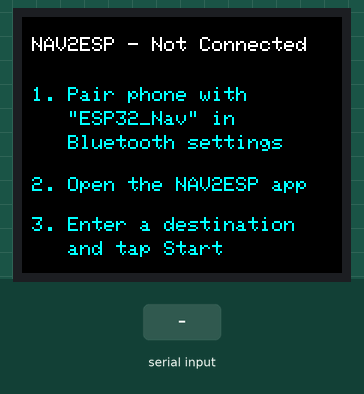
Recording of a program running on a simulated ESP32. On the bench: 160×128 colour display. The test bench sets the inputs (shaded band). Nothing arrives over Bluetooth unless stated; what the program prints to the serial monitor is not drawn.

Above: at 1.3 s.
1.4 s: "1\n" received over the second serial link
At 1.9 s:
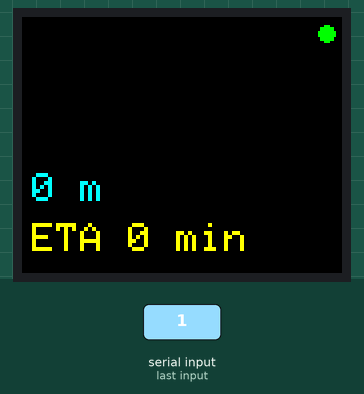
Timing chart, 0 to 4.4 s (numbered marks = the images above; inputs shaded):
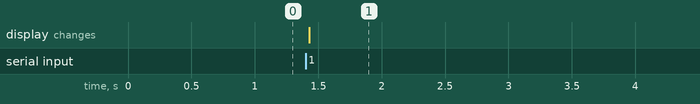

The program:

main.cpp
```cpp
/*
 * NAV2ESP — receives newline-terminated JSON nav payloads over classic
 * Bluetooth SPP and renders turn-by-turn info on a 1.8" ST7735 TFT (128x160).
 *
 * Wiring (see README):
 *   LED -> 3V3   SCK -> GPIO18   SDA -> GPIO23   A0 -> GPIO2
 *   RESET -> GPIO4   CS -> GPIO5   GND -> GND   VCC -> 3V3
 */

#include <Arduino.h>
#include "BluetoothSerial.h"
#include <ArduinoJson.h>
#include <Adafruit_GFX.h>
#include <Adafruit_ST7735.h>
#include <SPI.h>

// --- Pin definitions ---
#define TFT_CS   5
#define TFT_RST  4
#define TFT_DC   2

// Forward declarations.
void parseNavPayload(const String& json);
void updateDisplay();
void showConnectInstructions();
void drawConnectionIndicator();

Adafruit_ST7735 tft = Adafruit_ST7735(TFT_CS, TFT_DC, TFT_RST);
BluetoothSerial SerialBT;

String lineBuffer = "";

// Latest parsed nav values.
String currentTurn = "";
String currentRoad = "";
int currentDistM = 0;
int currentEtaMin = 0;
bool currentOffRoute = false;

// Last-drawn values, to avoid redundant redraws.
String lastDrawnTurn = "";
String lastDrawnRoad = "";
int lastDrawnDistM = -1;
int lastDrawnEtaMin = -1;
bool lastDrawnOffRoute = false;

// Connection state tracking.
bool wasConnected = false;
bool everReceivedData = false;
bool showingConnectScreen = true;
unsigned long lastIndicatorDraw = 0;
bool navScreenInitialized = false;

void setup() {
  Serial.begin(115200);

  SerialBT.begin("ESP32_Nav");
  Serial.println("Bluetooth SPP started.");

  tft.initR(INITR_BLACKTAB);
  tft.setRotation(1);
  tft.fillScreen(ST77XX_BLACK);

  showConnectInstructions();
}

void loop() {
  bool isConnected = SerialBT.hasClient();

  // Connection state just changed.
  if (isConnected != wasConnected) {
    if (isConnected) {
      Serial.println("Client connected.");
      // Don't clear the screen yet — wait for real data so we don't flash
      // an empty nav layout before the first payload arrives.
    } else {
      Serial.println("Client disconnected.");
      everReceivedData = false;
      lineBuffer = "";
      showConnectInstructions();
    }
    wasConnected = isConnected;
  }

  while (SerialBT.available()) {
    char c = SerialBT.read();
    if (c == '\n') {
      parseNavPayload(lineBuffer);
      lineBuffer = "";
    } else if (c != '\r') {
      lineBuffer += c;
    }
  }

  // Refresh the small connection-status dot periodically, independent of
  // nav data arriving — this is what lets the user see a drop even if the
  // phone never sends another "off" payload to make it obvious.
  if (everReceivedData && millis() - lastIndicatorDraw > 500) {
    drawConnectionIndicator();
    lastIndicatorDraw = millis();
  }
}

void showConnectInstructions() {
  showingConnectScreen = true;
  navScreenInitialized = false;  // force a full clear next time nav data arrives
  tft.fillScreen(ST77XX_BLACK);
  tft.setTextColor(ST77XX_WHITE);
  tft.setTextSize(1);

  tft.setCursor(5, 10);
  tft.print("NAV2ESP - Not Connected");

  tft.setTextColor(ST77XX_CYAN);
  tft.setCursor(5, 35);
  tft.print("1. Pair phone with");
  tft.setCursor(5, 47);
  tft.print("   \"ESP32_Nav\" in");
  tft.setCursor(5, 59);
  tft.print("   Bluetooth settings");

  tft.setCursor(5, 80);
  tft.print("2. Open the NAV2ESP app");

  tft.setCursor(5, 100);
  tft.print("3. Enter a destination");
  tft.setCursor(5, 112);
  tft.print("   and tap Start");

  tft.setTextColor(ST77XX_YELLOW);
  tft.setCursor(5, 140);
  tft.print(SerialBT.hasClient() ? "Bluetooth: connected" : "Bluetooth: waiting...");
}

void parseNavPayload(const String& json) {
  JsonDocument doc;
  DeserializationError err = deserializeJson(doc, json);

  if (err) {
    Serial.print("JSON parse failed: ");
    Serial.println(err.c_str());
    return;
  }

  currentTurn = doc["turn"] | "";
  currentRoad = doc["road"] | "";
  currentDistM = doc["dist"] | 0;
  currentEtaMin = doc["eta"] | 0;
  currentOffRoute = doc["off"] | false;

  everReceivedData = true;
  showingConnectScreen = false;

  updateDisplay();
}

void updateDisplay() {
  if (!navScreenInitialized) {
    tft.fillScreen(ST77XX_BLACK);
    lastDrawnTurn = "";
    lastDrawnRoad = "";
    lastDrawnDistM = -1;
    lastDrawnEtaMin = -1;
    lastDrawnOffRoute = false;
    navScreenInitialized = true;
  }

  if (currentTurn != lastDrawnTurn) {
    tft.fillRect(0, 0, tft.width(), 40, ST77XX_BLACK);
    tft.setTextSize(3);
    tft.setTextColor(currentOffRoute ? ST77XX_RED : ST77XX_GREEN);
    tft.setCursor(10, 8);
    tft.print(currentTurn);
    lastDrawnTurn = currentTurn;
  }

  if (currentRoad != lastDrawnRoad) {
    tft.fillRect(0, 45, tft.width(), 20, ST77XX_BLACK);
    tft.setTextSize(2);
    tft.setTextColor(ST77XX_WHITE);
    tft.setCursor(5, 48);
    tft.print(currentRoad);
    lastDrawnRoad = currentRoad;
  }

  if (currentDistM != lastDrawnDistM) {
    tft.fillRect(0, 75, tft.width(), 20, ST77XX_BLACK);
    tft.setTextSize(2);
    tft.setTextColor(ST77XX_CYAN);
    tft.setCursor(5, 78);
    tft.print(currentDistM);
    tft.print(" m");
    lastDrawnDistM = currentDistM;
  }

  if (currentEtaMin != lastDrawnEtaMin) {
    tft.fillRect(0, 100, tft.width(), 20, ST77XX_BLACK);
    tft.setTextSize(2);
    tft.setTextColor(ST77XX_YELLOW);
    tft.setCursor(5, 103);
    tft.print("ETA ");
    tft.print(currentEtaMin);
    tft.print(" min");
    lastDrawnEtaMin = currentEtaMin;
  }

  if (currentOffRoute != lastDrawnOffRoute) {
    tft.fillRect(0, 125, tft.width(), 15, currentOffRoute ? ST77XX_RED : ST77XX_BLACK);
    if (currentOffRoute) {
      tft.setTextSize(1);
      tft.setTextColor(ST77XX_WHITE);
      tft.setCursor(5, 128);
      tft.print("OFF ROUTE - rerouting...");
    }
    lastDrawnOffRoute = currentOffRoute;
  }

  drawConnectionIndicator();
}

// Small dot in the top-right corner: green = connected, red = disconnected.
// Drawn on top of the nav screen so a mid-navigation drop is visible without
// losing the last-known turn/road/distance info underneath it.
void drawConnectionIndicator() {
  bool connected = SerialBT.hasClient();
  uint16_t color = connected ? ST77XX_GREEN : ST77XX_RED;
  tft.fillCircle(tft.width() - 8, 8, 4, color);
}
```

Measured:
- after the input at 1.4 s, the display: changes at once (image 1)
